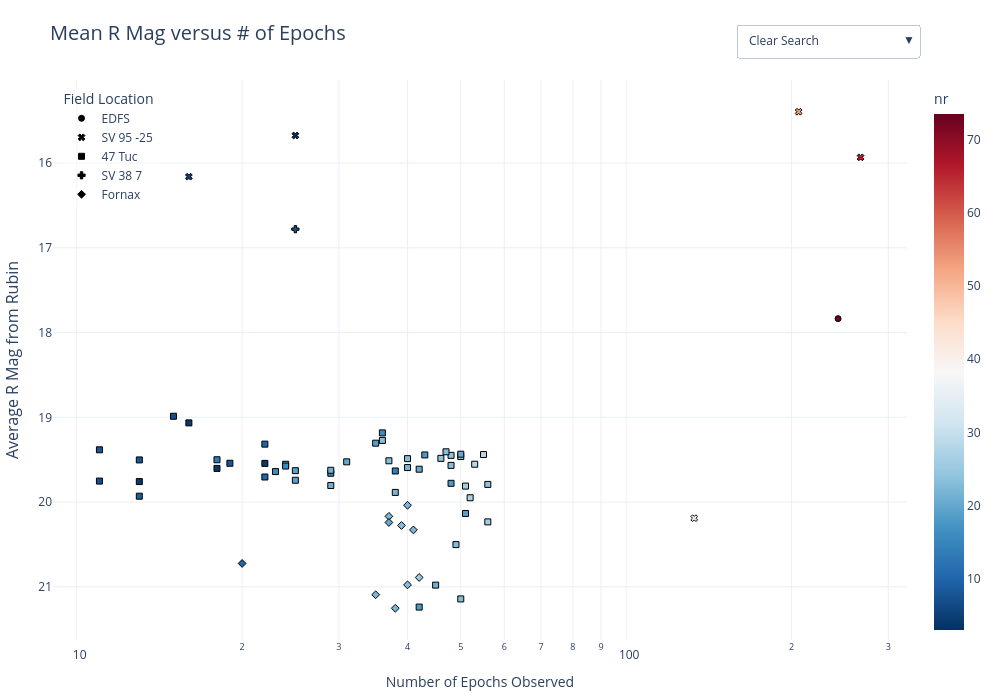

The notebook cell this image was saved under:
### Code cell
fig = px.scatter(
    diaObj_df[mask], 
    x="nSources", 
    y="filt_mean_r_mag",
    color="nGoodr",
    symbol="DR3_field_loc_center",
    symbol_sequence=['circle', 'x', 'square', 'cross', 'diamond'], 
    hover_name="diaObjectId_str",  
    color_continuous_scale=px.colors.diverging.RdBu_r,
    title="Mean R Mag versus # of Epochs",
    hover_data=["in_Obj","DR3_best_classification"],
    labels={
        "in_Obj":"In Object Table",
        "nSources": "Number of Epochs Observed",
        "filt_mean_r_mag": "Average R Mag from Rubin",
        "nGoodr": "nr",
        "DR3_best_classification":"RRL Class"
    }
)


fig.update_layout(
    yaxis=dict(autorange="reversed", title_font=dict(size=16)),
    xaxis_type="log",
    title_font=dict(size=20),
    template="plotly_white",
    legend_title_text="Field Location",
    legend=dict(
        yanchor="top",
        y=0.99,
        xanchor="left",
        x=0.01,
        bgcolor="rgba(255, 255, 255, 0.5)" 
    )
)

id_list = diaObj_df["diaObjectId_str"].unique().tolist()

search_buttons = []

search_buttons.append(dict(
    args=[{"selectedpoints": [None]}],
    label="Clear Search",
    method="restyle"
))


for star_id in id_list:
    idx = diaObj_df.index[diaObj_df["diaObjectId_str"] == star_id].tolist()
    
    search_buttons.append(dict(
        args=[{"selectedpoints": [idx]}], # Highlights the specific point
        label=f"ID: {star_id}",
        method="restyle"
    ))

fig.update_layout(
    width=1000,  
    height=700,   
    margin=dict(l=50, r=50, t=80, b=50), 
    clickmode='event+select',
    updatemenus=[
        dict(
            buttons=search_buttons,
            direction="down",
            showactive=True,
            x=0.8, # Adjust position to not overlap your legend
            y=1.1,
            xanchor="left",
            yanchor="top",
            active=0
        )
    ]
)


fig.update_traces(marker=dict(line=dict(width=1, color='Black')))
fig.write_html(f"{extra_auto_path}/filt_mag_epoch_interactive.html")
#fig.write_image(f"{png_auto_path}/filt_mag_epoch_interactive.png",scale=3)
fig.show()

### Figure 1 — Plotly figure (JSON) as saved in the notebook; plotly's stock layout.template omitted (floating-point values rounded to 4 significant figures)
{"data": [{"customdata": [[true, "RRab"]], "hovertemplate": "<b>%{hovertext}</b><br><br>DR3_field_loc_center=EDFS<br>Number of Epochs Observed=%{x}<br>Average R Mag from Rubin=%{y}<br>In Object Table=%{customdata[0]}<br>RRL Class=%{customdata[1]}<br>nr=%{marker.color}<extra></extra>", "hovertext": ["592913981740417050"], "legendgroup": "EDFS", "marker": {"color": [73], "coloraxis": "coloraxis", "line": {"color": "Black", "width": 1}, "symbol": "circle"}, "mode": "markers", "name": "EDFS", "orientation": "v", "showlegend": true, "type": "scatter", "x": [243], "xaxis": "x", "y": [17.84], "yaxis": "y"}, {"customdata": [[true, "RRc"], [true, "RRab"], [true, "RRab"], [true, "RRab"], [true, "RRab"]], "hovertemplate": "<b>%{hovertext}</b><br><br>DR3_field_loc_center=SV 95 -25<br>Number of Epochs Observed=%{x}<br>Average R Mag from Rubin=%{y}<br>In Object Table=%{customdata[0]}<br>RRL Class=%{customdata[1]}<br>nr=%{marker.color}<extra></extra>", "hovertext": ["614436990573609020", "614438433682620451", "614431011979133047", "614439052157911527", "614439120877387848"], "legendgroup": "SV 95 -25", "marker": {"color": [66, 53, 39, 3, 5], "coloraxis": "coloraxis", "line": {"color": "Black", "width": 1}, "symbol": "x"}, "mode": "markers", "name": "SV 95 -25", "orientation": "v", "showlegend": true, "type": "scatter", "x": [267, 206, 133, 25, 16], "xaxis": "x", "y": [15.93, 15.39, 20.19, 15.67, 16.16], "yaxis": "y"}, {"customdata": [[false, "RRc"], [false, "RRab"], [false, "RRab"], [false, "RRab"], [false, "RRab"], [false, "RRab"], [false, "RRab"], [false, "RRab"], [false, "RRab"], [false, "RRab"], [false, "RRd"], [false, "RRc"], [false, "RRab"], [false, "RRab"], [false, "RRab"], [false, "RRab"], [false, "RRab"], [false, "RRab"], [false, "RRc"], [false, "RRab"], [false, "RRab"], [false, "RRab"], [false, "RRab"], [false, "RRab"], [false, "RRc"], [false, "RRab"], [false, "RRab"], [false, "RRab"], [false, "RRab"], [false, "RRc"], [false, "RRab"], [false, "RRc"], [false, "RRab"], [true, "RRab"], [false, "RRab"], [false, "RRab"], [false, "RRab"], [false, "RRab"], [false, "RRab"], [true, "RRd"], [false, "RRab"], [false, "RRab"], [false, "RRab"], [false, "RRab"], [false, "RRab"], [false, "RRc"], [false, "RRab"], [false, "RRab"], [false, "RRab"], [false, "RRab"]], "hovertemplate": "<b>%{hovertext}</b><br><br>DR3_field_loc_center=47 Tuc<br>Number of Epochs Observed=%{x}<br>Average R Mag from Rubin=%{y}<br>In Object Table=%{customdata[0]}<br>RRL Class=%{customdata[1]}<br>nr=%{marker.color}<extra></extra>", "hovertext": ["579575943622820639", "579576699537065382", "579575943622820362", "579575874903343585", "579578073926598690", "579576699537065428", "579575874903343152", "579583915082121454", "579575943622821082", "579575943622820700", "579584602276888798", "579584602276888792", "579576012342296907", "579584602276888841", "579577386731835638", "579576562098112760", "579583296606830677", "579578623682412863", "579575943622820400", "579578142646075468", "579578623682412826", "579578692401889575", "579583915082121525", "579584602276888912", "579583915082121362", "579577455451308889", "579575256428052608", "579575256428052935", "579583227887354430", "579576562098112444", "579575874903343319", "579577386731832790", "579585289471656348", "579576768256541517", "579578623682412772", "579575806183866665", "579575256428052807", "579584602276889898", "579584533557411857", "579586045385900053", "579575256428052817", "579584602276889892", "579583915082122253", "579578073926600498", "579583915082121417", "579583983801598676", "579578073926601016", "579584602276889614", "579584533557412032", "579576699537071178"], "legendgroup": "47 Tuc", "marker": {"color": [28, 24, 26, 24, 26, 20, 24, 23, 20, 23, 24, 23, 16, 20, 18, 23, 22, 19, 28, 14, 10, 15, 21, 13, 16, 4, 10, 8, 18, 19, 27, 18, 16, 4, 7, 22, 4, 21, 8, 7, 4, 19, 19, 18, 23, 23, 21, 8, 9, 23], "coloraxis": "coloraxis", "line": {"color": "Black", "width": 1}, "symbol": "square"}, "mode": "markers", "name": "47 Tuc", "orientation": "v", "showlegend": true, "type": "scatter", "x": [55, 56, 56, 50, 51, 50, 48, 40, 42, 48, 46, 37, 36, 31, 48, 49, 38, 35, 53, 38, 22, 29, 29, 18, 23, 18, 22, 19, 24, 51, 52, 42, 24, 22, 15, 40, 16, 29, 13, 11, 13, 25, 25, 43, 36, 47, 45, 11, 13, 50], "xaxis": "x", "y": [19.44, 19.79, 20.23, 19.46, 19.81, 19.44, 19.45, 19.49, 19.61, 19.57, 19.48, 19.51, 19.18, 19.53, 19.78, 20.5, 19.89, 19.31, 19.55, 19.63, 19.7, 19.66, 19.63, 19.5, 19.64, 19.6, 19.32, 19.54, 19.55, 20.13, 19.95, 21.24, 19.58, 19.54, 18.99, 19.59, 19.07, 19.8, 19.5, 19.75, 19.76, 19.63, 19.74, 19.44, 19.27, 19.41, 20.98, 19.38, 19.93, 21.14], "yaxis": "y"}, {"customdata": [[true, "RRab"]], "hovertemplate": "<b>%{hovertext}</b><br><br>DR3_field_loc_center=SV 38 7<br>Number of Epochs Observed=%{x}<br>Average R Mag from Rubin=%{y}<br>In Object Table=%{customdata[0]}<br>RRL Class=%{customdata[1]}<br>nr=%{marker.color}<extra></extra>", "hovertext": ["648375409829740567"], "legendgroup": "SV 38 7", "marker": {"color": [7], "coloraxis": "coloraxis", "line": {"color": "Black", "width": 1}, "symbol": "cross"}, "mode": "markers", "name": "SV 38 7", "orientation": "v", "showlegend": true, "type": "scatter", "x": [25], "xaxis": "x", "y": [16.78], "yaxis": "y"}, {"customdata": [[false, "RRab"], [false, "RRab"], [false, "RRc"], [false, "RRab"], [false, "RRab"], [false, "RRc"], [false, "RRab"], [false, "RRab"], [false, "RRc"], [false, "RRab"]], "hovertemplate": "<b>%{hovertext}</b><br><br>DR3_field_loc_center=Fornax<br>Number of Epochs Observed=%{x}<br>Average R Mag from Rubin=%{y}<br>In Object Table=%{customdata[0]}<br>RRL Class=%{customdata[1]}<br>nr=%{marker.color}<extra></extra>", "hovertext": ["604064060438217129", "604064060438216798", "604064816352460877", "604064747632984333", "604064129157694658", "604064129157694654", "604064060438217317", "604064197877170956", "604063510682403181", "604062754768160433"], "legendgroup": "Fornax", "marker": {"color": [22, 20, 22, 23, 22, 25, 22, 23, 22, 10], "coloraxis": "coloraxis", "line": {"color": "Black", "width": 1}, "symbol": "diamond"}, "mode": "markers", "name": "Fornax", "orientation": "v", "showlegend": true, "type": "scatter", "x": [37, 37, 41, 39, 38, 42, 35, 40, 40, 20], "xaxis": "x", "y": [20.17, 20.24, 20.33, 20.28, 21.25, 20.89, 21.09, 20.98, 20.04, 20.72], "yaxis": "y"}], "layout": {"clickmode": "event+select", "coloraxis": {"colorbar": {"title": {"text": "nr"}}, "colorscale": [[0, "rgb(5,48,97)"], [0.1, "rgb(33,102,172)"], [0.2, "rgb(67,147,195)"], [0.3, "rgb(146,197,222)"], [0.4, "rgb(209,229,240)"], [0.5, "rgb(247,247,247)"], [0.6, "rgb(253,219,199)"], [0.7, "rgb(244,165,130)"], [0.8, "rgb(214,96,77)"], [0.9, "rgb(178,24,43)"], [1, "rgb(103,0,31)"]]}, "height": 700, "legend": {"bgcolor": "rgba(255, 255, 255, 0.5)", "title": {"text": "Field Location"}, "tracegroupgap": 0, "x": 0.01, "xanchor": "left", "y": 0.99, "yanchor": "top"}, "margin": {"b": 50, "l": 50, "r": 50, "t": 80}, "title": {"font": {"size": 20}, "text": "Mean R Mag versus # of Epochs"}, "updatemenus": [{"active": 0, "buttons": [{"args": [{"selectedpoints": [null]}], "label": "Clear Search", "method": "restyle"}, {"args": [{"selectedpoints": [[0]]}], "label": "ID: 592913981740417050", "method": "restyle"}, {"args": [{"selectedpoints": [[1]]}], "label": "ID: 614436990573609020", "method": "restyle"}, {"args": [{"selectedpoints": [[2]]}], "label": "ID: 614438433682620451", "method": "restyle"}, {"args": [{"selectedpoints": [[3]]}], "label": "ID: 614431011979133047", "method": "restyle"}, {"args": [{"selectedpoints": [[4]]}], "label": "ID: 579575943622820639", "method": "restyle"}, {"args": [{"selectedpoints": [[5]]}], "label": "ID: 579576699537065382", "method": "restyle"}, {"args": [{"selectedpoints": [[6]]}], "label": "ID: 579575943622820362", "method": "restyle"}, {"args": [{"selectedpoints": [[7]]}], "label": "ID: 579575874903343585", "method": "restyle"}, {"args": [{"selectedpoints": [[8]]}], "label": "ID: 579578073926598690", "method": "restyle"}, {"args": [{"selectedpoints": [[9]]}], "label": "ID: 579576699537065428", "method": "restyle"}, {"args": [{"selectedpoints": [[10]]}], "label": "ID: 579575874903343152", "method": "restyle"}, {"args": [{"selectedpoints": [[11]]}], "label": "ID: 579583915082121454", "method": "restyle"}, {"args": [{"selectedpoints": [[12]]}], "label": "ID: 579575943622821082", "method": "restyle"}, {"args": [{"selectedpoints": [[13]]}], "label": "ID: 579575943622820700", "method": "restyle"}, {"args": [{"selectedpoints": [[14]]}], "label": "ID: 579584602276888798", "method": "restyle"}, {"args": [{"selectedpoints": [[15]]}], "label": "ID: 579584602276888792", "method": "restyle"}, {"args": [{"selectedpoints": [[16]]}], "label": "ID: 579576012342296907", "method": "restyle"}, {"args": [{"selectedpoints": [[17]]}], "label": "ID: 579584602276888841", "method": "restyle"}, {"args": [{"selectedpoints": [[18]]}], "label": "ID: 579577386731835638", "method": "restyle"}, {"args": [{"selectedpoints": [[19]]}], "label": "ID: 579576562098112760", "method": "restyle"}, {"args": [{"selectedpoints": [[20]]}], "label": "ID: 579583296606830677", "method": "restyle"}, {"args": [{"selectedpoints": [[21]]}], "label": "ID: 579578623682412863", "method": "restyle"}, {"args": [{"selectedpoints": [[22]]}], "label": "ID: 579575943622820400", "method": "restyle"}, {"args": [{"selectedpoints": [[23]]}], "label": "ID: 579578142646075468", "method": "restyle"}, {"args": [{"selectedpoints": [[24]]}], "label": "ID: 648375409829740567", "method": "restyle"}, {"args": [{"selectedpoints": [[25]]}], "label": "ID: 579578623682412826", "method": "restyle"}, {"args": [{"selectedpoints": [[26]]}], "label": "ID: 604064060438217129", "method": "restyle"}, {"args": [{"selectedpoints": [[27]]}], "label": "ID: 579578692401889575", "method": "restyle"}, {"args": [{"selectedpoints": [[28]]}], "label": "ID: 604064060438216798", "method": "restyle"}, {"args": [{"selectedpoints": [[29]]}], "label": "ID: 579583915082121525", "method": "restyle"}, {"args": [{"selectedpoints": [[30]]}], "label": "ID: 579584602276888912", "method": "restyle"}, {"args": [{"selectedpoints": [[31]]}], "label": "ID: 604064816352460877", "method": "restyle"}, {"args": [{"selectedpoints": [[32]]}], "label": "ID: 614439052157911527", "method": "restyle"}, {"args": [{"selectedpoints": [[33]]}], "label": "ID: 579583915082121362", "method": "restyle"}, {"args": [{"selectedpoints": [[34]]}], "label": "ID: 604064747632984333", "method": "restyle"}, {"args": [{"selectedpoints": [[35]]}], "label": "ID: 579577455451308889", "method": "restyle"}, {"args": [{"selectedpoints": [[36]]}], "label": "ID: 604064129157694658", "method": "restyle"}, {"args": [{"selectedpoints": [[37]]}], "label": "ID: 579575256428052608", "method": "restyle"}, {"args": [{"selectedpoints": [[38]]}], "label": "ID: 579575256428052935", "method": "restyle"}, {"args": [{"selectedpoints": [[39]]}], "label": "ID: 604064129157694654", "method": "restyle"}, {"args": [{"selectedpoints": [[40]]}], "label": "ID: 579583227887354430", "method": "restyle"}, {"args": [{"selectedpoints": [[41]]}], "label": "ID: 579576562098112444", "method": "restyle"}, {"args": [{"selectedpoints": [[42]]}], "label": "ID: 579575874903343319", "method": "restyle"}, {"args": [{"selectedpoints": [[43]]}], "label": "ID: 579577386731832790", "method": "restyle"}, {"args": [{"selectedpoints": [[44]]}], "label": "ID: 579585289471656348", "method": "restyle"}, {"args": [{"selectedpoints": [[45]]}], "label": "ID: 614439120877387848", "method": "restyle"}, {"args": [{"selectedpoints": [[46]]}], "label": "ID: 579576768256541517", "method": "restyle"}, {"args": [{"selectedpoints": [[47]]}], "label": "ID: 579578623682412772", "method": "restyle"}, {"args": [{"selectedpoints": [[48]]}], "label": "ID: 604064060438217317", "method": "restyle"}, {"args": [{"selectedpoints": [[49]]}], "label": "ID: 579575806183866665", "method": "restyle"}, {"args": [{"selectedpoints": [[50]]}], "label": "ID: 579575256428052807", "method": "restyle"}, {"args": [{"selectedpoints": [[51]]}], "label": "ID: 579584602276889898", "method": "restyle"}, {"args": [{"selectedpoints": [[52]]}], "label": "ID: 579584533557411857", "method": "restyle"}, {"args": [{"selectedpoints": [[53]]}], "label": "ID: 650026120380416015", "method": "restyle"}, {"args": [{"selectedpoints": [[54]]}], "label": "ID: 579586045385900053", "method": "restyle"}, {"args": [{"selectedpoints": [[55]]}], "label": "ID: 579575256428052817", "method": "restyle"}, {"args": [{"selectedpoints": [[56]]}], "label": "ID: 604064197877170956", "method": "restyle"}, {"args": [{"selectedpoints": [[57]]}], "label": "ID: 579584602276889892", "method": "restyle"}, {"args": [{"selectedpoints": [[58]]}], "label": "ID: 579578761121366624", "method": "restyle"}, {"args": [{"selectedpoints": [[59]]}], "label": "ID: 579583915082122253", "method": "restyle"}, {"args": [{"selectedpoints": [[60]]}], "label": "ID: 604063510682403181", "method": "restyle"}, {"args": [{"selectedpoints": [[61]]}], "label": "ID: 579578073926600498", "method": "restyle"}, {"args": [{"selectedpoints": [[62]]}], "label": "ID: 605447864541249749", "method": "restyle"}, {"args": [{"selectedpoints": [[63]]}], "label": "ID: 579583915082121417", "method": "restyle"}, {"args": [{"selectedpoints": [[64]]}], "label": "ID: 579578623682413554", "method": "restyle"}, {"args": [{"selectedpoints": [[65]]}], "label": "ID: 579583983801598676", "method": "restyle"}, {"args": [{"selectedpoints": [[66]]}], "label": "ID: 579576836976017478", "method": "restyle"}, {"args": [{"selectedpoints": [[67]]}], "label": "ID: 579578073926601016", "method": "restyle"}, {"args": [{"selectedpoints": [[68]]}], "label": "ID: 579585976666423409", "method": "restyle"}, {"args": [{"selectedpoints": [[69]]}], "label": "ID: 579574569233285135", "method": "restyle"}, {"args": [{"selectedpoints": [[70]]}], "label": "ID: 579584602276889614", "method": "restyle"}, {"args": [{"selectedpoints": [[71]]}], "label": "ID: 579583915082122929", "method": "restyle"}, {"args": [{"selectedpoints": [[72]]}], "label": "ID: 579578692401891372", "method": "restyle"}, {"args": [{"selectedpoints": [[73]]}], "label": "ID: 579584533557412032", "method": "restyle"}, {"args": [{"selectedpoints": [[74]]}], "label": "ID: 579578211365552184", "method": "restyle"}, {"args": [{"selectedpoints": [[75]]}], "label": "ID: 579576699537071178", "method": "restyle"}, {"args": [{"selectedpoints": [[76]]}], "label": "ID: 579575187708576418", "method": "restyle"}, {"args": [{"selectedpoints": [[77]]}], "label": "ID: 579578623682413757", "method": "restyle"}, {"args": [{"selectedpoints": [[78]]}], "label": "ID: 648367026053579380", "method": "restyle"}, {"args": [{"selectedpoints": [[79]]}], "label": "ID: 648363727518695436", "method": "restyle"}, {"args": [{"selectedpoints": [[80]]}], "label": "ID: 604062754768160433", "method": "restyle"}, {"args": [{"selectedpoints": [[81]]}], "label": "ID: 579577524170785196", "method": "restyle"}, {"args": [{"selectedpoints": [[82]]}], "label": "ID: 579583227887354659", "method": "restyle"}, {"args": [{"selectedpoints": [[83]]}], "label": "ID: 579583846362644646", "method": "restyle"}, {"args": [{"selectedpoints": [[84]]}], "label": "ID: 579583846362644892", "method": "restyle"}, {"args": [{"selectedpoints": [[85]]}], "label": "ID: 579583159167877148", "method": "restyle"}], "direction": "down", "showactive": true, "x": 0.8, "xanchor": "left", "y": 1.1, "yanchor": "top"}], "width": 1000, "xaxis": {"anchor": "y", "domain": [0, 1], "title": {"text": "Number of Epochs Observed"}, "type": "log"}, "yaxis": {"anchor": "x", "autorange": "reversed", "domain": [0, 1], "title": {"font": {"size": 16}, "text": "Average R Mag from Rubin"}}}}
